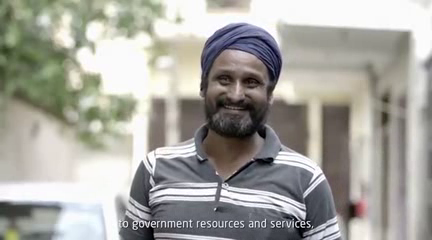
#> input picture frame 19 of Face Detection By Video/Demo.mp4, 432 x 240 px
$ python main.py
#> lines starting #> are read from the running program, lines starting #| are printed output that depends on the picture; after the words box and inside, x2 and y2 are one past the last pixel; in counts of white or black regions, pixels touching at a corner belong together
import cv2

# Load the cascade
face_cascade = cv2.CascadeClassifier('haarcascade_frontalface_default.xml')

# To use a video file as input
cap = cv2.VideoCapture('Demo.mp4')

while True:
    # Read the frame
    _, img = cap.read()
#> img is the input picture: shape (240, 432, 3); mean B, G, R 158.7, 164.9, 166.1

    # Convert to grayscale
    gray = cv2.cvtColor(img, cv2.COLORMAP_AUTUMN)

    # Detect the faces
    faces = face_cascade.detectMultiScale(gray, 1.1, 4)
#> faces = [[199, 50, 78, 78]]

    # Draw the rectangle around each face
    for (x, y, w, h) in faces:
        cv2.rectangle(img, (x, y), (x+w, y+h), (255, 0, 0), 2)
#> this loop made 1 pass
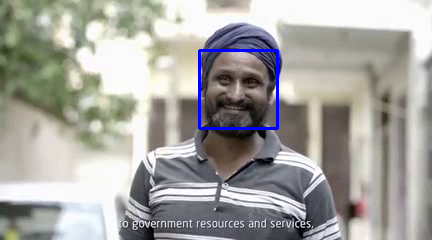
#> img: shape (240, 432, 3); 0.9% of pixels changed, all inside (x1, y1, x2, y2) = (198, 49, 279, 130)

    # Display
    cv2.imshow('img', img)

    # Stop if escape key is pressed
    k = cv2.waitKey(30) & 0xff
#> (key Esc is pressed here)
    if k==27:
        break

# Release the VideoCapture object
cap.release()

$ run again, starting later in the video
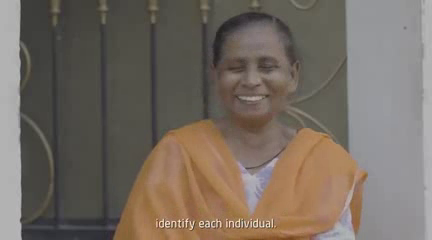
#> input picture frame 89 of Face Detection By Video/Demo.mp4, 432 x 240 px
#> img is the input picture: shape (240, 432, 3); mean B, G, R 97.6, 107.4, 117.5
#> faces = [[207, 30, 89, 89]]
#> the loop `for (x, y, w, h) in faces:` made 1 pass
#> after the loop `for (x, y, w, h) in faces:`:
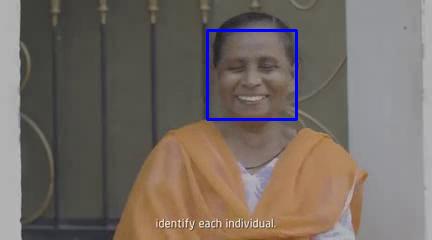
#> img: shape (240, 432, 3); 1.03% of pixels changed, all inside (x1, y1, x2, y2) = (206, 29, 298, 121)

$ run again, starting later in the video
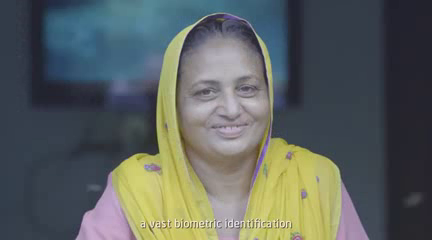
#> input picture frame 159 of Face Detection By Video/Demo.mp4, 432 x 240 px
#> img is the input picture: shape (240, 432, 3); mean B, G, R 94.6, 98, 92.3
#> faces = [[114, 174, 50, 50], [175, 48, 107, 107]]
#> the loop `for (x, y, w, h) in faces:` made 2 passes
#> after the loop `for (x, y, w, h) in faces:`:
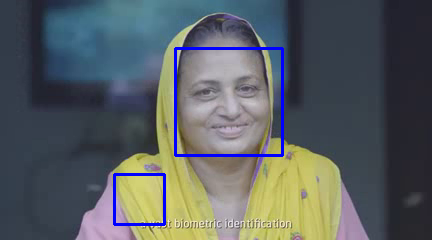
#> img: shape (240, 432, 3); 1.81% of pixels changed, all inside (x1, y1, x2, y2) = (113, 47, 284, 226)
